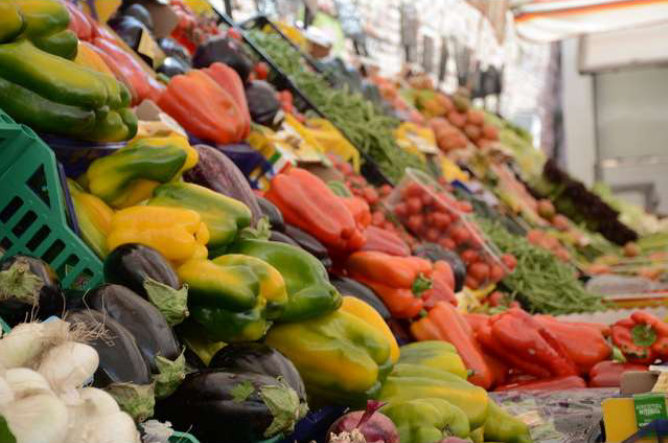
#> input picture Aula03/vegies.png, 668 x 443 px, found by its file name
$ python code2.py
#> lines starting #> are read from the running program, lines starting #| are printed output that depends on the picture; after the words box and inside, x2 and y2 are one past the last pixel; in counts of white or black regions, pixels touching at a corner belong together
### Aula03/limiarizacao.py
from cv2 import threshold
import numpy as np

def limiarizar(image):
    threshold=200
    shape = np.shape(image)
    print(shape)
    image_limiarizada = np.zeros(shape)
    for j in range (0, shape[1]):
        for i in range(0,shape[0]):
            if(image[i,j]<threshold):
                image_limiarizada[i,j]=0
            else:
                image_limiarizada[i,j]=255
    # image_limiarizada = (image>=threshold)*255
    return image_limiarizada

### Aula03/code2.py
import limiarizacao as lm
import cv2 as cv

image = cv.imread('Aula03/vegies.png',cv.IMREAD_GRAYSCALE)
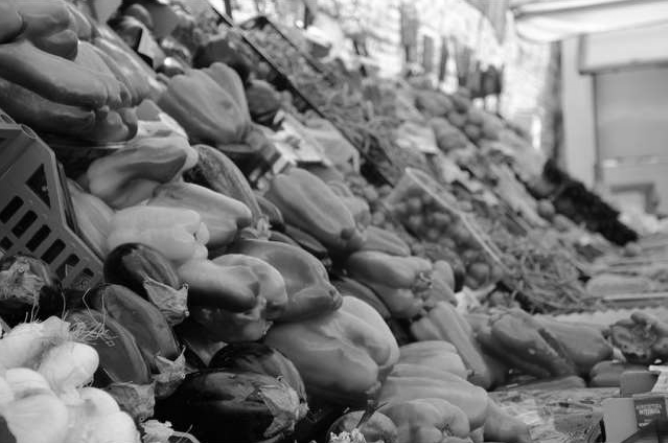
#> image: shape (443, 668); min 0, max 255, mean 116.3
# print(image.shape)
# print(image)
image_bin = lm.limiarizar(image)
#| (443, 668)
#> after the loop in limiarizar, `for j in range (0, shape[1]):`:
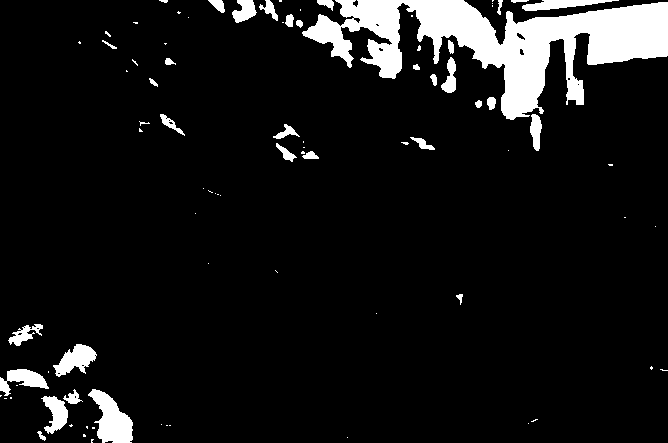
#> image_limiarizada: shape (443, 668) float64; 8.5% white; 87 white regions (54 under 20 px), largest, box (x1, y1, x2, y2) and area: (302, 0, 668, 120) 17672, (88, 389, 133, 443) 1372, (53, 344, 97, 377) 766
cv.imshow('gray',image)
cv.imshow('binar',image_bin)
cv.waitKey(0)
cv.destroyAllWindows()
